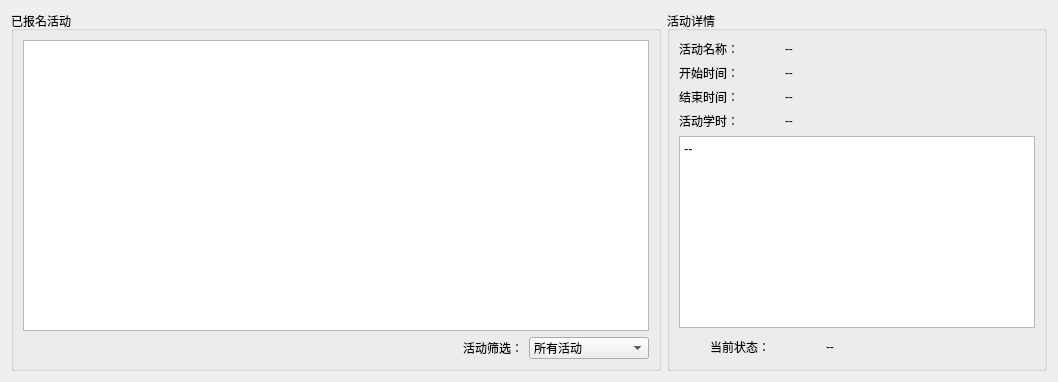
          <widget class="QWidget" name="tab_2">
           <attribute name="title">
            <string>我的活动</string>
           </attribute>
           <layout class="QGridLayout" name="gridLayout_69">
            <item row="0" column="0">
             <widget class="QGroupBox" name="groupBox_41">
              <property name="minimumSize">
               <size>
                <width>650</width>
                <height>0</height>
               </size>
              </property>
              <property name="title">
               <string>已报名活动</string>
              </property>
              <layout class="QGridLayout" name="gridLayout_71">
               <item row="1" column="2">
                <widget class="QComboBox" name="comboBox_myAct">
                 <property name="minimumSize">
                  <size>
                   <width>120</width>
                   <height>0</height>
                  </size>
                 </property>
                 <item>
                  <property name="text">
                   <string>所有活动</string>
                  </property>
                 </item>
                 <item>
                  <property name="text">
                   <string>已录取</string>
                  </property>
                 </item>
                 <item>
                  <property name="text">
                   <string>未录取</string>
                  </property>
                 </item>
                 <item>
                  <property name="text">
                   <string>待审核</string>
                  </property>
                 </item>
                </widget>
               </item>
               <item row="0" column="0" colspan="3">
                <widget class="QTableView" name="tableView_myActivity">
                 <property name="acceptDrops">
                  <bool>true</bool>
                 </property>
                 <property name="editTriggers">
                  <set>QAbstractItemView::NoEditTriggers</set>
                 </property>
                </widget>
               </item>
               <item row="1" column="1">
                <widget class="QLabel" name="label_64">
                 <property name="text">
                  <string>活动筛选：</string>
                 </property>
                </widget>
               </item>
               <item row="1" column="0">
                <spacer name="horizontalSpacer_8">
                 <property name="orientation">
                  <enum>Qt::Horizontal</enum>
                 </property>
                 <property name="sizeHint" stdset="0">
                  <size>
                   <width>40</width>
                   <height>20</height>
                  </size>
                 </property>
                </spacer>
               </item>
              </layout>
             </widget>
            </item>
            <item row="0" column="1">
             <widget class="QGroupBox" name="groupBox_35">
              <property name="minimumSize">
               <size>
                <width>380</width>
                <height>0</height>
               </size>
              </property>
              <property name="title">
               <string>活动详情</string>
              </property>
              <layout class="QGridLayout" name="gridLayout_74">
               <item row="0" column="0">
                <layout class="QGridLayout" name="gridLayout_73">
                 <item row="0" column="0">
                  <widget class="QLabel" name="label_66">
                   <property name="minimumSize">
                    <size>
                     <width>80</width>
                     <height>0</height>
                    </size>
                   </property>
                   <property name="maximumSize">
                    <size>
                     <width>100</width>
                     <height>16777215</height>
                    </size>
                   </property>
                   <property name="text">
                    <string>活动名称：</string>
                   </property>
                  </widget>
                 </item>
                 <item row="0" column="1">
                  <widget class="QLabel" name="label_actName_2">
                   <property name="minimumSize">
                    <size>
                     <width>150</width>
                     <height>0</height>
                    </size>
                   </property>
                   <property name="text">
                    <string>--</string>
                   </property>
                  </widget>
                 </item>
                 <item row="1" column="0">
                  <widget class="QLabel" name="label_68">
                   <property name="maximumSize">
                    <size>
                     <width>100</width>
                     <height>16777215</height>
                    </size>
                   </property>
                   <property name="text">
                    <string>开始时间：</string>
                   </property>
                  </widget>
                 </item>
                 <item row="1" column="1">
                  <widget class="QLabel" name="label_actBegin_2">
                   <property name="minimumSize">
                    <size>
                     <width>150</width>
                     <height>0</height>
                    </size>
                   </property>
                   <property name="text">
                    <string>--</string>
                   </property>
                  </widget>
                 </item>
                 <item row="2" column="0">
                  <widget class="QLabel" name="label_69">
                   <property name="maximumSize">
                    <size>
                     <width>100</width>
                     <height>16777215</height>
                    </size>
                   </property>
                   <property name="text">
                    <string>结束时间：</string>
                   </property>
                  </widget>
                 </item>
                 <item row="2" column="1">
                  <widget class="QLabel" name="label_actEnd_2">
                   <property name="minimumSize">
                    <size>
                     <width>150</width>
                     <height>0</height>
                    </size>
                   </property>
                   <property name="text">
                    <string>--</string>
                   </property>
                  </widget>
                 </item>
                 <item row="3" column="0">
                  <widget class="QLabel" name="label_94">
                   <property name="maximumSize">
                    <size>
                     <width>100</width>
                     <height>16777215</height>
                    </size>
                   </property>
                   <property name="text">
                    <string>活动学时：</string>
                   </property>
                  </widget>
                 </item>
                 <item row="3" column="1">
                  <widget class="QLabel" name="label_actScore_2">
                   <property name="minimumSize">
                    <size>
                     <width>150</width>
                     <height>0</height>
                    </size>
                   </property>
                   <property name="text">
                    <string>--</string>
                   </property>
                  </widget>
                 </item>
                </layout>
               </item>
               <item row="1" column="0">
                <widget class="QTextBrowser" name="textBrowser_activityDsc">
                 <property name="html">
                  <string>&lt;!DOCTYPE HTML PUBLIC &quot;-//W3C//DTD HTML 4.0//EN&quot; &quot;http://www.w3.org/TR/REC-html40/strict.dtd&quot;&gt;
&lt;html&gt;&lt;head&gt;&lt;meta name=&quot;qrichtext&quot; content=&quot;1&quot; /&gt;&lt;style type=&quot;text/css&quot;&gt;
p, li { white-space: pre-wrap; }
&lt;/style&gt;&lt;/head&gt;&lt;body style=&quot; font-family:'微软雅黑','微软雅黑'; font-size:10pt; font-weight:400; font-style:normal;&quot;&gt;
&lt;p style=&quot; margin-top:0px; margin-bottom:0px; margin-left:0px; margin-right:0px; -qt-block-indent:0; text-indent:0px;&quot;&gt;--&lt;/p&gt;&lt;/body&gt;&lt;/html&gt;</string>
                 </property>
                </widget>
               </item>
               <item row="2" column="0">
                <layout class="QGridLayout" name="gridLayout_70">
                 <item row="0" column="0">
                  <widget class="QLabel" name="label_63">
                   <property name="minimumSize">
                    <size>
                     <width>25</width>
                     <height>25</height>
                    </size>
                   </property>
                   <property name="maximumSize">
                    <size>
                     <width>25</width>
                     <height>25</height>
                    </size>
                   </property>
                   <property name="text">
                    <string/>
                   </property>
                   <property name="pixmap">
                    <pixmap resource="resource.qrc">:/images/color_icon/color-time.svg</pixmap>
                   </property>
                   <property name="scaledContents">
                    <bool>true</bool>
                   </property>
                  </widget>
                 </item>
                 <item row="0" column="1">
                  <widget class="QLabel" name="label_62">
                   <property name="maximumSize">
                    <size>
                     <width>110</width>
                     <height>16777215</height>
                    </size>
                   </property>
                   <property name="text">
                    <string>当前状态：</string>
                   </property>
                  </widget>
                 </item>
                 <item row="0" column="2">
                  <widget class="QLabel" name="label_curActStatus">
                   <property name="minimumSize">
                    <size>
                     <width>150</width>
                     <height>0</height>
                    </size>
                   </property>
                   <property name="text">
                    <string>--</string>
                   </property>
                  </widget>
                 </item>
                </layout>
               </item>
              </layout>
             </widget>
            </item>
           </layout>
          </widget>
